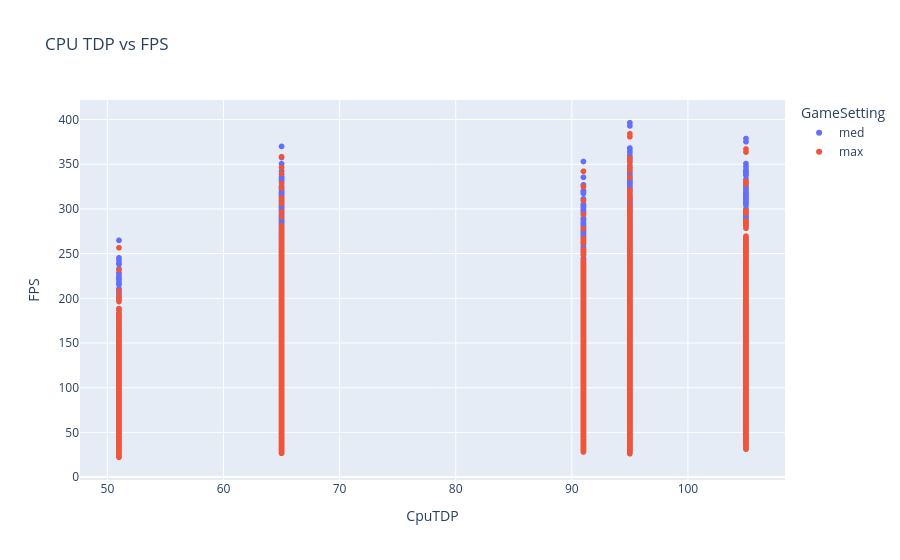

The code cell stored with this chart in its notebook:
### Code cell
fig = px.scatter(df,x='CpuTDP',y='FPS',color='GameSetting',title='CPU TDP vs FPS')
fig.show()

### Figure 1 — Plotly figure (JSON) as saved in the notebook; plotly's stock layout.template omitted (floating-point values rounded to 4 significant figures; data arrays with more than 128 entries replaced by an {"elided": "..."} marker saying what was removed)
{"data": [{"hovertemplate": "GameSetting=med<br>CpuTDP=%{x}<br>FPS=%{y}<extra></extra>", "legendgroup": "med", "marker": {"color": "#636efa", "symbol": "circle"}, "mode": "markers", "name": "med", "showlegend": true, "type": "scattergl", "x": {"elided": "12312 float values"}, "xaxis": "x", "y": {"elided": "12312 float values"}, "yaxis": "y"}, {"hovertemplate": "GameSetting=max<br>CpuTDP=%{x}<br>FPS=%{y}<extra></extra>", "legendgroup": "max", "marker": {"color": "#EF553B", "symbol": "circle"}, "mode": "markers", "name": "max", "showlegend": true, "type": "scattergl", "x": {"elided": "12312 float values"}, "xaxis": "x", "y": {"elided": "12312 float values"}, "yaxis": "y"}], "layout": {"legend": {"title": {"text": "GameSetting"}, "tracegroupgap": 0}, "title": {"text": "CPU TDP vs FPS"}, "xaxis": {"anchor": "y", "domain": [0, 1], "title": {"text": "CpuTDP"}}, "yaxis": {"anchor": "x", "domain": [0, 1], "title": {"text": "FPS"}}}}
